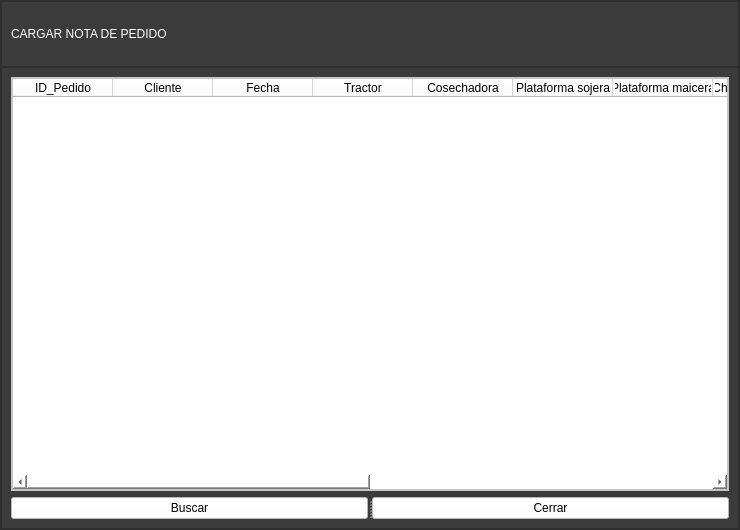
<?xml version="1.0" encoding="UTF-8"?>
<ui version="4.0">
 <class>Form</class>
 <widget class="QWidget" name="Form">
  <property name="enabled">
   <bool>true</bool>
  </property>
  <property name="geometry">
   <rect>
    <x>0</x>
    <y>0</y>
    <width>740</width>
    <height>530</height>
   </rect>
  </property>
  <property name="minimumSize">
   <size>
    <width>740</width>
    <height>530</height>
   </size>
  </property>
  <property name="maximumSize">
   <size>
    <width>740</width>
    <height>530</height>
   </size>
  </property>
  <property name="windowTitle">
   <string>Form</string>
  </property>
  <property name="windowIcon">
   <iconset>
    <normaloff>Icons/pramso_1.ico</normaloff>Icons/pramso_1.ico</iconset>
  </property>
  <layout class="QVBoxLayout" name="verticalLayout">
   <property name="spacing">
    <number>0</number>
   </property>
   <property name="leftMargin">
    <number>0</number>
   </property>
   <property name="topMargin">
    <number>0</number>
   </property>
   <property name="rightMargin">
    <number>0</number>
   </property>
   <property name="bottomMargin">
    <number>0</number>
   </property>
   <item>
    <widget class="QFrame" name="frame">
     <property name="styleSheet">
      <string notr="true">background-color: rgb(59, 59, 59);</string>
     </property>
     <property name="frameShape">
      <enum>QFrame::StyledPanel</enum>
     </property>
     <property name="frameShadow">
      <enum>QFrame::Raised</enum>
     </property>
     <layout class="QVBoxLayout" name="verticalLayout_2" stretch="1,7">
      <property name="spacing">
       <number>0</number>
      </property>
      <property name="leftMargin">
       <number>0</number>
      </property>
      <property name="topMargin">
       <number>0</number>
      </property>
      <property name="rightMargin">
       <number>0</number>
      </property>
      <property name="bottomMargin">
       <number>0</number>
      </property>
      <item>
       <widget class="QFrame" name="frame_2">
        <property name="frameShape">
         <enum>QFrame::StyledPanel</enum>
        </property>
        <property name="frameShadow">
         <enum>QFrame::Raised</enum>
        </property>
        <layout class="QVBoxLayout" name="verticalLayout_3">
         <item>
          <widget class="QLabel" name="titulosuperior">
           <property name="styleSheet">
            <string notr="true">color: rgb(255, 255, 255);
font: 87 24pt &quot;Arial Black&quot;;</string>
           </property>
           <property name="text">
            <string>CARGAR NOTA DE PEDIDO</string>
           </property>
          </widget>
         </item>
        </layout>
       </widget>
      </item>
      <item>
       <widget class="QFrame" name="frame_3">
        <property name="frameShape">
         <enum>QFrame::StyledPanel</enum>
        </property>
        <property name="frameShadow">
         <enum>QFrame::Raised</enum>
        </property>
        <layout class="QVBoxLayout" name="verticalLayout_4">
         <item>
          <widget class="QFrame" name="frame_7">
           <property name="styleSheet">
            <string notr="true">background-color: rgb(255, 255, 255);</string>
           </property>
           <property name="frameShape">
            <enum>QFrame::StyledPanel</enum>
           </property>
           <property name="frameShadow">
            <enum>QFrame::Raised</enum>
           </property>
           <layout class="QVBoxLayout" name="verticalLayout_9">
            <property name="spacing">
             <number>0</number>
            </property>
            <property name="leftMargin">
             <number>0</number>
            </property>
            <property name="topMargin">
             <number>0</number>
            </property>
            <property name="rightMargin">
             <number>0</number>
            </property>
            <property name="bottomMargin">
             <number>0</number>
            </property>
            <item>
             <widget class="QTableWidget" name="tabla_pedidos">
              <property name="styleSheet">
               <string notr="true">background-color: rgb(255, 255, 255);</string>
              </property>
              <column>
               <property name="text">
                <string>ID_Pedido</string>
               </property>
              </column>
              <column>
               <property name="text">
                <string>Cliente</string>
               </property>
              </column>
              <column>
               <property name="text">
                <string>Fecha</string>
               </property>
              </column>
              <column>
               <property name="text">
                <string>Tractor</string>
               </property>
              </column>
              <column>
               <property name="text">
                <string>Cosechadora</string>
               </property>
              </column>
              <column>
               <property name="text">
                <string>Plataforma sojera</string>
               </property>
              </column>
              <column>
               <property name="text">
                <string>Plataforma maicera</string>
               </property>
              </column>
              <column>
               <property name="text">
                <string>Chasis/Embocador</string>
               </property>
              </column>
              <column>
               <property name="text">
                <string>Rodado</string>
               </property>
              </column>
              <column>
               <property name="text">
                <string>Observaciones</string>
               </property>
              </column>
              <column>
               <property name="text">
                <string>Localidad</string>
               </property>
              </column>
              <column>
               <property name="text">
                <string>Provincia</string>
               </property>
              </column>
              <column>
               <property name="text">
                <string>Fecha de Entrega</string>
               </property>
              </column>
              <column>
               <property name="text">
                <string>Estado</string>
               </property>
              </column>
             </widget>
            </item>
           </layout>
          </widget>
         </item>
         <item>
          <widget class="QSplitter" name="splitter">
           <property name="orientation">
            <enum>Qt::Horizontal</enum>
           </property>
           <widget class="QPushButton" name="buscar">
            <property name="styleSheet">
             <string notr="true">background-color: rgb(255, 255, 255);</string>
            </property>
            <property name="text">
             <string>Buscar</string>
            </property>
           </widget>
           <widget class="QPushButton" name="cerrar">
            <property name="styleSheet">
             <string notr="true">background-color: rgb(255, 255, 255);</string>
            </property>
            <property name="text">
             <string>Cerrar</string>
            </property>
           </widget>
          </widget>
         </item>
        </layout>
       </widget>
      </item>
     </layout>
    </widget>
   </item>
  </layout>
 </widget>
 <resources/>
 <connections/>
</ui>
